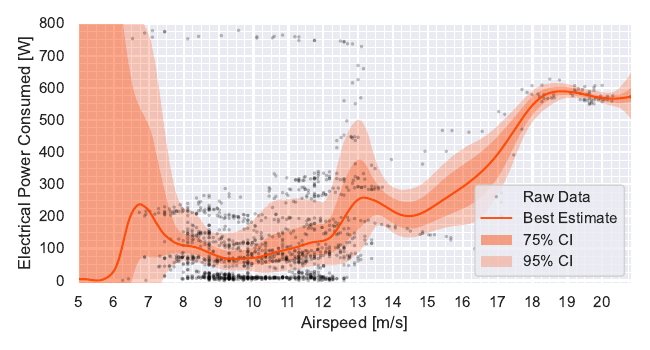

Write the Python code that produced this figure.
from common import *

_, airspeed = simple_read("airspeed")
_, baro_alt = simple_read("baro_alt")
_, voltage = simple_read("voltage")
_, current = simple_read("current")

from aerosandbox.tools.statistics import time_series_uncertainty_quantification as tsuq

fig, ax = plt.subplots(figsize=(6.5,3.5))

x = airspeed
y = voltage * current

plt.plot(
    x, y,
    ".k",
    markersize=5,
    markeredgewidth=0,
    alpha=0.25,
    label="Raw Data"
)

p.plot_with_bootstrapped_uncertainty(
    x, y,
    x_stdev=None,
    y_stdev=tsuq.estimate_noise_standard_deviation(y[np.argsort(x)]),
    ci=[0.75, 0.95],
    color="orangered",
    n_bootstraps=100000,
    ci_to_alpha_mapping=lambda ci: 0.8 *(1 - ci) ** 0.4,
    draw_data=False,
)
plt.xlim(x.min(), x.max())
plt.ylim(-10, 800)
p.set_ticks(1, 0.25, 100, 25)
plt.legend(
    loc="lower right"
)
p.show_plot(
    xlabel="Airspeed [m/s]",
    ylabel="Electrical Power Consumed [W]",
    # title="Raw Data",
    legend=False,
    # dpi=300
    savefig="power_polar_spline_but_no_physics.pdf"
)